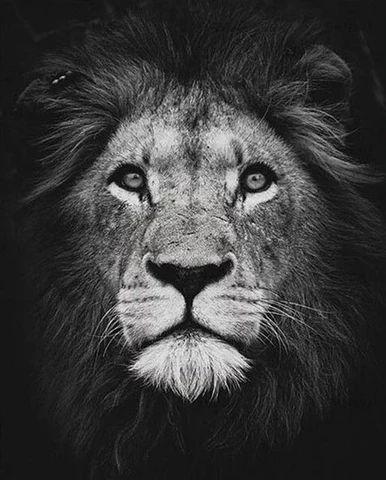
#> input picture lion2.png, 386 x 480 px
$ python Engine.py
#> lines starting #> are read from the running program, lines starting #| are printed output that depends on the picture
from PIL import Image
from colorama import Fore, Style

#Fix colour in command prompt, invert brightness

max_pixel_value = 255
ascii_char = "`^\",:;Il!i~+_-?][}{1)(|\\/tfjrxnuvczXYUJCLQ0OZmwqpdbkhao*#MW&8%B@$"

'''def get_image_data(img):
    im = Image.open(img)
    height, width = im.size
    pixel_matrix = list(im.getdata())
    return [pixel_matrix[i:i+width] for i in range(0, len(pixel_matrix), width)]'''

'''def resize_image(img,SC):
    img = Image.open(img)
    font = ImageFont.load_default()
    letter_width = font.getsize("x")[0]
    letter_height = font.getsize("x")[1]
    WCF = letter_height/letter_width
    widthByLetter=round(img.size[0]*SC*WCF)
    heightByLetter = round(img.size[1]*SC)
    S = (widthByLetter, heightByLetter)
    img = img.resize(S)
    return img'''

def get_image_data(im):
#> called with im = 'lion2.png'
    img = Image.open(im)
#> img is the input picture: PIL image 386x480 RGBA; mean R, G, B, A 59.1, 58.9, 58.9, 255
    img.thumbnail((200,100))
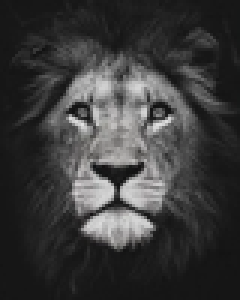
#> img: PIL image 80x100 RGBA (shown 3 times larger); mean R, G, B, A 59.1, 58.9, 58.9, 255
    pixel_matrix = list(img.getdata())
#> pixel_matrix = 8000 items, first 6: (22, 22, 22, 255), (23, 23, 23, 255), (24, 24, 24, 255), (23, 23, 23, 255), (22, 22, 22, 255), (21, 21, 21, 255)
    return [pixel_matrix[i:i+img.width] for i in range(0, len(pixel_matrix), img.width)]

def get_brightness_matrix(pixel_matrix,map_type = "average"):
    brightness_matrix = []
    for row in pixel_matrix:
        brightness_row = []
        for j in row:
            if map_type == "average":
                brightness = (j[0] + j[1] + j[2]) /3
            elif map_type == "lightness":
                brightness = ( max(j) + min(j) ) /2
            elif map_type == "luminosity":
                brightness =  0.21*j[0] + 0.72*j[1] + 0.07*j[2]
            brightness_row.append(brightness)
        brightness_matrix.append(brightness_row)
    return brightness_matrix


def resize_brightness_matrix(brightness_matrix):
    resized_matrix = []
    max_pixel = max(map(max, brightness_matrix))
    min_pixel = min(map(min, brightness_matrix))
    for row in brightness_matrix:
        rescaled_row = []
        for p in row:
            r = max_pixel_value * (p - min_pixel) / float(max_pixel - min_pixel)
            rescaled_row.append(r)
        resized_matrix.append(rescaled_row)
    return resized_matrix


def brightness_to_ascii(brightness_matrix, ascii_char):
    ascii_matrix = []
    for row in brightness_matrix:
        ascii_row = []
        for r in row:
            character = int( r / (max_pixel_value / len(ascii_char)))
            ascii_row.append(ascii_char[character-1])
        ascii_matrix.append(ascii_row)
    return ascii_matrix

def print_ascii_matrix(ascii_matrix, text_colour):
    for row in ascii_matrix:
        #line = [p+p+p for p in row]
        print(text_colour + "".join(row))
    print(Style.RESET_ALL)

pixels = get_image_data("lion2.png")
#> pixels = 100 items
brightness_matrix = get_brightness_matrix(pixels, "average")
#> the loop in get_brightness_matrix, `for row in pixel_matrix:` made 100 passes
#> brightness_matrix = 100 items
brightness_matrix = resize_brightness_matrix(brightness_matrix)
#> in resize_brightness_matrix, `max_pixel = max(map(max, brightness_matrix))`: max_pixel = 226
#> in resize_brightness_matrix, `min_pixel = min(map(min, brightness_matrix))`: min_pixel = 17
#> the loop in resize_brightness_matrix, `for row in brightness_matrix:` made 100 passes
#> after the loop in resize_brightness_matrix, `for row in brightness_matrix:`: resized_matrix = 100 items
brightness_matrix = brightness_to_ascii(brightness_matrix, ascii_char)
#> the loop in brightness_to_ascii, `for row in brightness_matrix:` made 100 passes
print_ascii_matrix(brightness_matrix, Fore.RED)
#> the loop in print_ascii_matrix, `for row in ascii_matrix:` made 100 passes
#| [31m``^``````````````````""^^^`^^:,"^^""^^",^,,"^"^""""""^^,"^^"""^^```^^^```^``````
#| [31m``^^``````````````^``^:"``^^^,"^`^^^^"^,,,,,""""","",`"^^^^",""^^^^^^^``````````
#| [31m```^````````````````^^:,``,,"",""^^`^"^"",,,,,",,,,,"",^^""""""""""^^^``````````
#| [31m```^^``````````````^"^",",:l:,,""^"`^"^^,",,,,"",,,,::,""""""",^^"^^^````````^``
#| [31m````^^````^`^^^""^";:"",,;;;I::,"""^^`^^"",,""""""",:,:::,,",:,^,:"^^^^```^``^``
#| [31m``^^^"^`````^^"""",^^,"^",;;;;:;",:^^^`^^","^^^^"""",:::,::,;I",:,,^````````````
#| [31m`````^"^^^"""^^^^,;,",":;::;,I,;,";^^^`^"""""^^""",;;,::,:,:I,,:,:,^^^````^^````
#| [31m``````^,,"^^^^^"^,I;;:::l;,:,:,,:":,^^"^""^,"^",::;l",;;::,;,":,,,^^^^^```""^^``
#> (further printed lines are left out)

$ run again, with dog.jpg saved as lion2.png
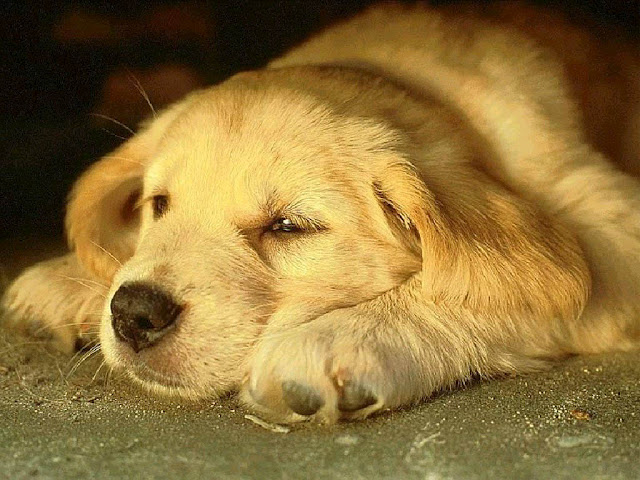
#> input picture dog.jpg, 640 x 480 px
#> in get_image_data, img is the input picture: PIL image 640x480 RGB; mean R, G, B 141.6, 113.7, 56.8
#> in get_image_data, `img.thumbnail((200,100))`:
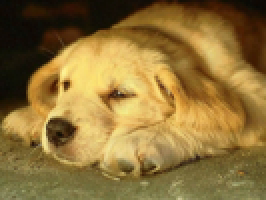
#> img: PIL image 133x100 RGB (shown 2 times larger); mean R, G, B 141.7, 113.8, 56.9
#> pixel_matrix = 13300 items, first 6: (10, 10, 8), (11, 11, 9), (12, 12, 8), (8, 9, 3), (9, 10, 3), (12, 11, 3)
#> pixels = 100 items
#> the loop in get_brightness_matrix, `for row in pixel_matrix:` made 100 passes
#> max_pixel = 213.7
#> min_pixel = 6.67
#> the loop in resize_brightness_matrix, `for row in brightness_matrix:` made 100 passes
#> after the loop in resize_brightness_matrix, `for row in brightness_matrix:`: resized_matrix = 100 items
#> the loop in brightness_to_ascii, `for row in brightness_matrix:` made 100 passes
#> the loop in print_ascii_matrix, `for row in ascii_matrix:` made 100 passes
#| [31m$``$$$`$`$$````````$$``$$$```$```````^`^^`^^`$$``````````^^``^^^^^`^^^^````^^",;IlI:"":I;"`^^^""""""^^",:::;,,"`````````$$$$$``$$$`$$
#| [31m$``$$``$`$$``^^^^^^``^^^`$````^^^"^^"""""^^^````````````^^^`^^`^^^^^^^^`^^^^;!iii~i!;I!~!;:::::::;;:,,::;III:::,"""^^^`^``$$$`$$$$$$$
#| [31m```$$```^`$``^",,^^^`^```````^^"",,,:,,,""^^^``````````^``^````^^^"^"^``"",;~?[]__-_+_--_~~!I;;;;lI;::::;IIIIII;:::,"^^^^^`$`$$$$$$$$
#| [31m```$$``$````^",::,""""^^^^``^""",::::,,:,,""^````````````^``````^`^""^"":l~_]}{}[][}}}}}}]]-i!!i!!!I;;;;III!!lIIII;;:"^^"^^^````$$`$$
#| [31m$$$``$$````^",::::::,,,^^"^^^"",,::::::,,:,"^``^`````````^`````^^^^",:I!+][}{{1{{1))(())1{1[____+_~~~illll!iilIllIII;:,^^^^^^^````$$$
#> (further printed lines are left out)

$ run again, with japanese-castle.jpg saved as lion2.png
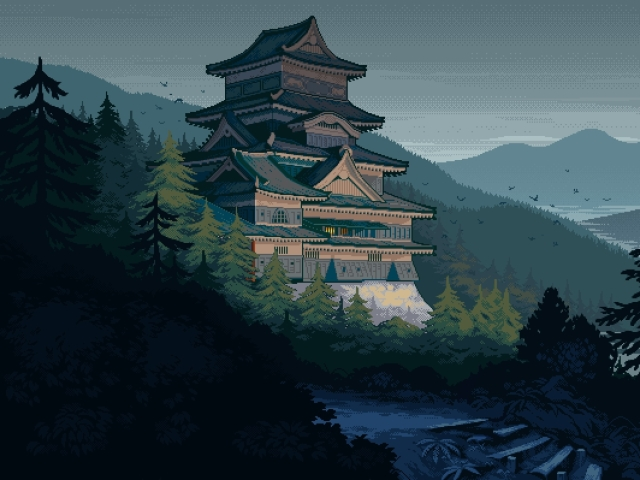
#> input picture japanese-castle.jpg, 640 x 480 px
#> in get_image_data, img is the input picture: PIL image 640x480 RGB; mean R, G, B 46.8, 65.9, 72.9
#> in get_image_data, `img.thumbnail((200,100))`:
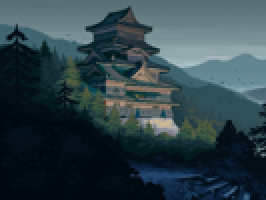
#> img: PIL image 133x100 RGB (shown 2 times larger); mean R, G, B 46.9, 66, 73
#> pixel_matrix = 13300 items, first 6: (88, 111, 119), (87, 110, 118), (87, 110, 118), (87, 110, 118), (87, 110, 118), (88, 111, 119)
#> pixels = 100 items
#> the loop in get_brightness_matrix, `for row in pixel_matrix:` made 100 passes
#> max_pixel = 187
#> min_pixel = 6.33
#> the loop in resize_brightness_matrix, `for row in brightness_matrix:` made 100 passes
#> after the loop in resize_brightness_matrix, `for row in brightness_matrix:`: resized_matrix = 100 items
#> the loop in brightness_to_ascii, `for row in brightness_matrix:` made 100 passes
#> the loop in print_ascii_matrix, `for row in ascii_matrix:` made 100 passes
#| [31mzzzzzzzzzzzzzzzzzzzzzzzzzzzzzzzzzzzzzzzzzzzzzzzzzzzzzzzzzzzzzzzzzzzzzzzzzzzzzzzzzzzzzzzzzzzzzzzzzzzzzzzzzzzzzzzzzzzzzzzzzzzzzzzzzzzzz
#| [31mzzXzzXzzXzzzzzzzzzzzzzzzzzzXzzzzzzzXzzzXzzzzzzzzzXzzXzzzzXzzzzzzXzzzzXXzzzzzzzzXzzzzXzXzzzzzzzXzzzzzzzXzXzzzzzzXXzzzzzzzzzzzzzXzXzzzz
#| [31mXzXXzXzXXzzzzzzzzzzzzzzzXXzXzzXXXXXXXXXXXXXXXXXXXXXXXXXXXXXXXXXXXXXXXXXXXXXXXXXXXXXXXXXXXXXXXXXXXXXXXXXXXXXXXXXXXXXXXXXXXXXXXXXXXXXXz
#| [31mXXXXXXXXXXXXXXXXzzzzzzzzzzzXzzXXXXXXYYXXXXYXYYYYXYYYYXYYYYXYYYUz1tYYXYXYYXYXYYXYXYYXYXYYYYXYYYYXYXXYXYXYYYYXYYXYXYYYYXYYYYXYYYYXYXXXX
#| [31mYYYYYYXYXXYYYYYYYYYYYXYYYYYYXYYXYXYYYYYXYXYYYXYYYXYYYYYYYUYUYc/~l)XYYYXYYXYXYXXYYYYXYXYYYYYYYYYYYYXYYYXYYXYYYYXYXYYYYYYYYYXYYYYXYYXYX
#> (further printed lines are left out)
